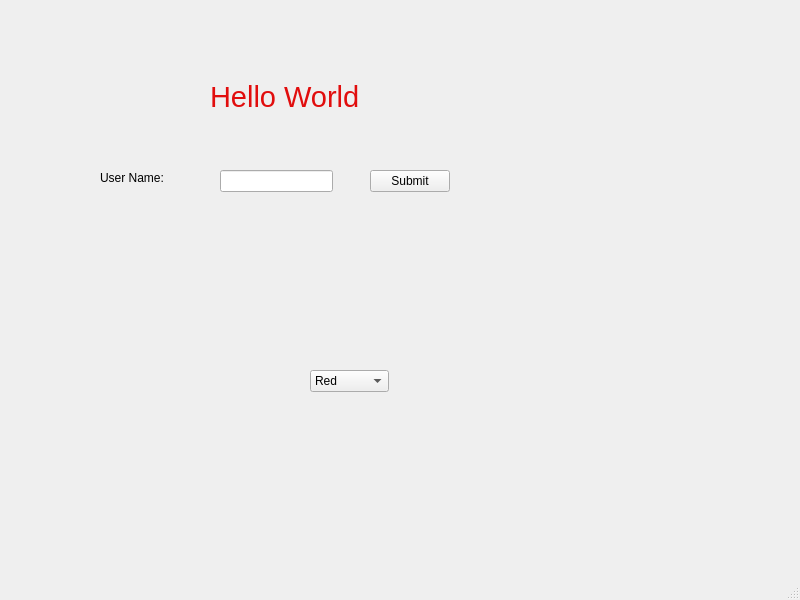
<?xml version="1.0" encoding="UTF-8"?>
<ui version="4.0">
 <class>MainWindow</class>
 <widget class="QMainWindow" name="MainWindow">
  <property name="geometry">
   <rect>
    <x>0</x>
    <y>0</y>
    <width>800</width>
    <height>600</height>
   </rect>
  </property>
  <property name="windowTitle">
   <string>MainWindow</string>
  </property>
  <widget class="QWidget" name="centralwidget">
   <widget class="QPushButton" name="pushButton">
    <property name="geometry">
     <rect>
      <x>370</x>
      <y>170</y>
      <width>80</width>
      <height>22</height>
     </rect>
    </property>
    <property name="text">
     <string>Submit</string>
    </property>
   </widget>
   <widget class="QLabel" name="label">
    <property name="geometry">
     <rect>
      <x>210</x>
      <y>80</y>
      <width>166</width>
      <height>34</height>
     </rect>
    </property>
    <property name="text">
     <string>&lt;html&gt;&lt;head/&gt;&lt;body&gt;&lt;p&gt;&lt;span style=&quot; font-size:22pt; color:#e10d0d;&quot;&gt;Hello World&lt;/span&gt;&lt;/p&gt;&lt;/body&gt;&lt;/html&gt;</string>
    </property>
   </widget>
   <widget class="QLineEdit" name="lineEdit">
    <property name="geometry">
     <rect>
      <x>220</x>
      <y>170</y>
      <width>113</width>
      <height>22</height>
     </rect>
    </property>
   </widget>
   <widget class="QLabel" name="label_2">
    <property name="geometry">
     <rect>
      <x>100</x>
      <y>170</y>
      <width>71</width>
      <height>16</height>
     </rect>
    </property>
    <property name="text">
     <string>User Name:</string>
    </property>
   </widget>
   <widget class="QComboBox" name="comboBox">
    <property name="geometry">
     <rect>
      <x>310</x>
      <y>370</y>
      <width>79</width>
      <height>22</height>
     </rect>
    </property>
    <item>
     <property name="text">
      <string>Red</string>
     </property>
    </item>
    <item>
     <property name="text">
      <string>Blue</string>
     </property>
    </item>
    <item>
     <property name="text">
      <string>Green</string>
     </property>
    </item>
   </widget>
  </widget>
  <widget class="QMenuBar" name="menubar">
   <property name="geometry">
    <rect>
     <x>0</x>
     <y>0</y>
     <width>800</width>
     <height>19</height>
    </rect>
   </property>
  </widget>
  <widget class="QStatusBar" name="statusbar"/>
 </widget>
 <resources/>
 <connections/>
</ui>
